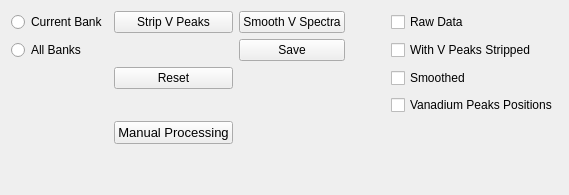
        <widget class="QWidget" name="tab_vanadium">
         <attribute name="title">
          <string>Vanadium Process</string>
         </attribute>
         <layout class="QGridLayout" name="gridLayout_4">
          <item row="1" column="0">
           <widget class="QRadioButton" name="radioButton_vpeakAllBanks">
            <property name="text">
             <string>All Banks</string>
            </property>
           </widget>
          </item>
          <item row="0" column="0">
           <widget class="QRadioButton" name="radioButton_vpeakCurrentBank">
            <property name="text">
             <string>Current Bank</string>
            </property>
           </widget>
          </item>
          <item row="0" column="1">
           <widget class="QPushButton" name="pushButton_stripVPeaks">
            <property name="text">
             <string>Strip V Peaks</string>
            </property>
           </widget>
          </item>
          <item row="0" column="4">
           <widget class="QCheckBox" name="checkBox_vpeakShowRaw">
            <property name="text">
             <string>Raw Data</string>
            </property>
           </widget>
          </item>
          <item row="1" column="4">
           <widget class="QCheckBox" name="checkBox_vpeakShowStripped">
            <property name="text">
             <string>With V Peaks Stripped</string>
            </property>
           </widget>
          </item>
          <item row="2" column="1">
           <widget class="QPushButton" name="pushButton_resetVPeakProcessing">
            <property name="text">
             <string>Reset</string>
            </property>
           </widget>
          </item>
          <item row="5" column="1">
           <spacer name="verticalSpacer_3">
            <property name="orientation">
             <enum>Qt::Vertical</enum>
            </property>
            <property name="sizeHint" stdset="0">
             <size>
              <width>20</width>
              <height>40</height>
             </size>
            </property>
           </spacer>
          </item>
          <item row="0" column="3">
           <spacer name="horizontalSpacer_7">
            <property name="orientation">
             <enum>Qt::Horizontal</enum>
            </property>
            <property name="sizeHint" stdset="0">
             <size>
              <width>40</width>
              <height>20</height>
             </size>
            </property>
           </spacer>
          </item>
          <item row="3" column="1">
           <spacer name="horizontalSpacer_8">
            <property name="orientation">
             <enum>Qt::Horizontal</enum>
            </property>
            <property name="sizeHint" stdset="0">
             <size>
              <width>40</width>
              <height>20</height>
             </size>
            </property>
           </spacer>
          </item>
          <item row="0" column="2">
           <widget class="QPushButton" name="pushButton_smoothVPeaks">
            <property name="text">
             <string>Smooth V Spectra</string>
            </property>
           </widget>
          </item>
          <item row="2" column="4">
           <widget class="QCheckBox" name="checkBox_vpeakShowSmoothed">
            <property name="text">
             <string>Smoothed</string>
            </property>
           </widget>
          </item>
          <item row="3" column="4">
           <widget class="QCheckBox" name="checkBox_vpeakShowPeakPos">
            <property name="text">
             <string>Vanadium Peaks Positions</string>
            </property>
           </widget>
          </item>
          <item row="1" column="2">
           <widget class="QPushButton" name="pushButton_saveResult">
            <property name="text">
             <string>Save</string>
            </property>
           </widget>
          </item>
          <item row="4" column="1">
           <widget class="QPushButton" name="pushButton_launchVanProcessDialog">
            <property name="font">
             <font>
              <pointsize>10</pointsize>
             </font>
            </property>
            <property name="text">
             <string>Manual Processing</string>
            </property>
           </widget>
          </item>
         </layout>
        </widget>
